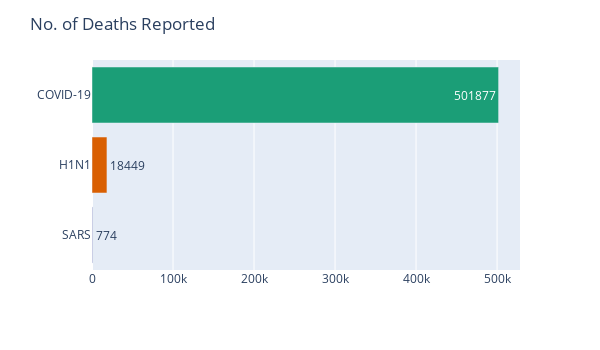

Source (notebook cell):
### Markdown cell above
## Deaths Reported

### Code cell
plot_hbar('Deaths', "No. of Deaths Reported")

### Figure 1 — Plotly figure (JSON) as saved in the notebook; plotly's stock layout.template omitted (floating-point values rounded to 4 significant figures)
{"data": [{"alignmentgroup": "True", "hovertemplate": "Epidemic=%{y}<br>Deaths=%{text}<extra></extra>", "legendgroup": "COVID-19", "marker": {"color": "rgb(27,158,119)"}, "name": "COVID-19", "offsetgroup": "COVID-19", "orientation": "h", "showlegend": true, "text": [501877], "textposition": "auto", "type": "bar", "x": [501877], "xaxis": "x", "y": ["COVID-19"], "yaxis": "y"}, {"alignmentgroup": "True", "hovertemplate": "Epidemic=%{y}<br>Deaths=%{text}<extra></extra>", "legendgroup": "H1N1", "marker": {"color": "rgb(217,95,2)"}, "name": "H1N1", "offsetgroup": "H1N1", "orientation": "h", "showlegend": true, "text": [18449], "textposition": "auto", "type": "bar", "x": [18449], "xaxis": "x", "y": ["H1N1"], "yaxis": "y"}, {"alignmentgroup": "True", "hovertemplate": "Epidemic=%{y}<br>Deaths=%{text}<extra></extra>", "legendgroup": "SARS", "marker": {"color": "rgb(117,112,179)"}, "name": "SARS", "offsetgroup": "SARS", "orientation": "h", "showlegend": true, "text": [774], "textposition": "auto", "type": "bar", "x": [774], "xaxis": "x", "y": ["SARS"], "yaxis": "y"}], "layout": {"barmode": "relative", "height": 350, "legend": {"title": {"text": "Epidemic"}, "tracegroupgap": 0}, "margin": {"t": 60}, "showlegend": false, "title": {"text": "No. of Deaths Reported"}, "uniformtext": {"minsize": 8, "mode": "hide"}, "width": 600, "xaxis": {"anchor": "y", "domain": [0, 1], "title": {"text": ""}}, "yaxis": {"anchor": "x", "categoryarray": ["SARS", "H1N1", "COVID-19"], "categoryorder": "array", "domain": [0, 1], "title": {"text": ""}}}}
